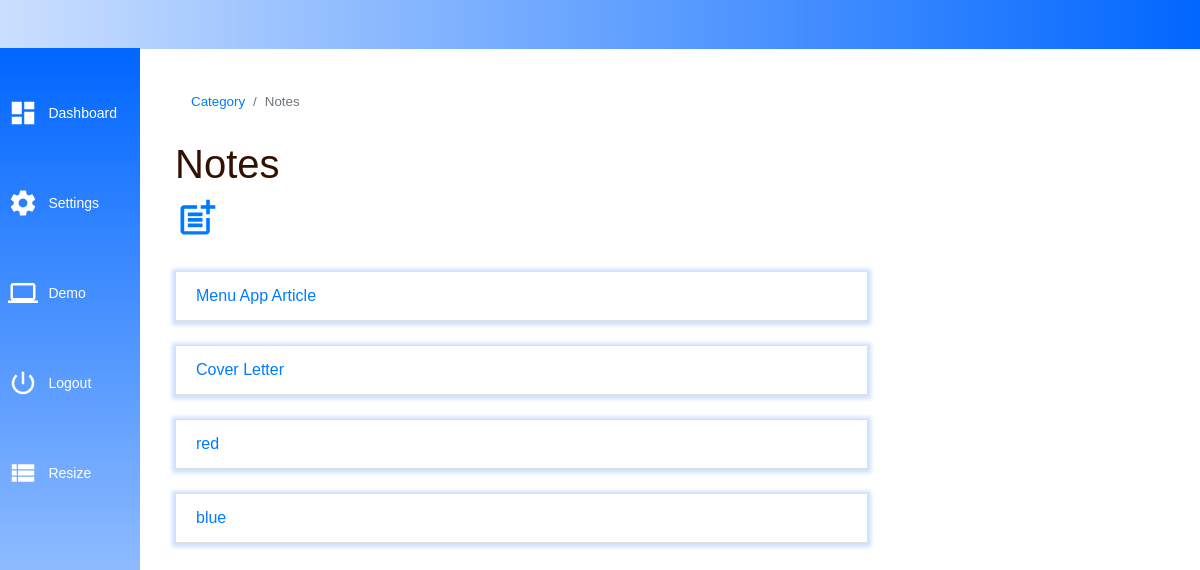
The app's page /categories/1/notes (signed in), older data.
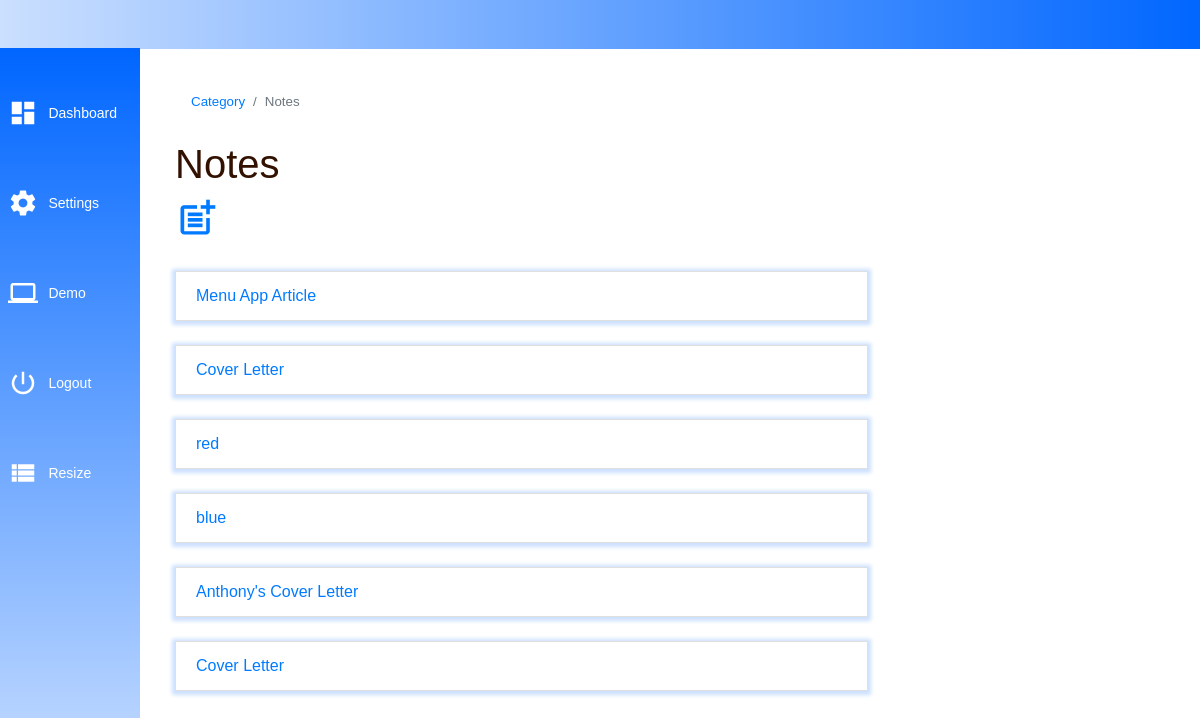
The same page, newer data.
### note/models.py (models this page shows)
class Note(db.Model):
    id = db.Column(db.Integer, primary_key=True)
    title = db.Column(db.String(50))
    body = db.Column(db.String(500))
    user_id = db.Column(db.Integer, db.ForeignKey('user.id'))
    category_id = db.Column(db.Integer, db.ForeignKey('category.id'))
    created_date = db.Column(db.DateTime(timezone=True), default=func.now())

### note/views.py (the view, shortened to what this page needs)
@views.route('/categories/<int:cat_id>/notes', methods=['GET', 'POST'])
@login_required
def view_category(cat_id):
    user_id = current_user.get_id()
    notes = Note.query.filter_by(category_id=cat_id).all()
    if len(notes) < 1:
        flash("You have no notes for this category", "success")
        return render_template('user/category.html')
    else:
        return render_template('user/category.html', notes=notes)

### note/__init__.py (called while the page is built)
def create_app():
    app = Flask(__name__)
    app.config['SECRET_KEY'] = 'a2346.@'
    app.config['SQLALCHEMY_DATABASE_URI'] = f'sqlite:///{DB_NAME}'
    db.init_app(app)
    from .views import views
    from .auth import auth
    app.register_blueprint(views, url_prefic='/')
    app.register_blueprint(auth, url_prefic='/')
    from .models import User, Note, Category
    create_database(app)
    login_manager = LoginManager()
    login_manager.login_view = 'auth.login'
    login_manager.init_app(app)
    @login_manager.user_loader
    def load_user(id):
        return User.query.get(int(id))
    return app

### note/templates/user/category.html (shortened to what this page needs)
{% extends "user/home_base.html" %} {% block title %} Dashboard {% endblock %}
{%block body %}
    <div class="container-fluid">
        <nav aria-label="breadcrumb">
            <ol class="breadcrumb">
                <li class="breadcrumb-item"><a href="{{url_for('views.home')}}">Category</a></li>
                <li class="breadcrumb-item active" aria-current="page">Notes</li>
            </ol>
        </nav>
        <h1>Notes </h1>
        <a href="" class="" data-toggle="modal" data-target="#note">
            <i class="material-icons icon" id="loupe">post_add</i>
        </a>
        <br>
        <br>
        <ul class="list-group list-group-flush">
            {% for note in notes %}
                <a href="{{url_for('views.view_notes', cat_id=note.category_id, note_id=note.id)}}">
                    <div class="display">
                        <li class="list-group-item"> {{ note.title }} </li>
                        <br>
                    </div>
                </a>
            {% endfor %}
        </ul>
        </div>
    </div>
{% endblock %}

### note/templates/user/home_base.html (shortened to what this page needs)
<!DOCTYPE html>
<html lang="en">
    <head>
        <link rel="stylesheet" href="https://maxcdn.bootstrapcdn.com/bootstrap/4.5.0/css/bootstrap.min.css">
        <link rel="stylesheet" href="https://cdnjs.cloudflare.com/ajax/libs/material-design-icons/3.0.1/iconfont/material-icons.min.css" />
        <link rel="stylesheet" href="{{url_for('static', filename='css/styles.css')}}">
        <link href="https://cdn.datatables.net/1.10.21/css/jquery.dataTables.min.css" rel="stylesheet">
    </head>
    <body>
        <nav class="navbar navbar-expand-lg navbar-light bg-light fixed-top" id="nav">
        </nav>
        <div class="wrapper d-flex">
            <div class="sideMenu">
                <div class="sidebar">
                    <ul class="navbar-nav">
                        <li class="nav-item">
                            <a href="{{url_for('views.home')}}" class="nav-link px-2">
                                <i class="material-icons icon"> dashboard</i>
                                <span class="text"> Dashboard</span>
                            </a>
                        </li>
                        <li class="nav-item">
                            <a href="" class="nav-link px-2">
                                <i class="material-icons icon">settings</i>
                                <span class="text">Settings</span>
                            </a>
                        </li>
                        <li class="nav-item">
                            <a href="#" class="nav-link px-2">
                                <i class="material-icons icon">computer</i>
                                <span class="text">Demo</span>
                            </a>
                        </li>
                        <li class="nav-item">
                            <a href="{{url_for('auth.logout')}}" class="nav-link px-2">
                                <i class="material-icons icon"> power_settings_new</i>
                                <span class="text">Logout</span>
                            </a>
                        </li>
                        <li class="nav-item">
                            <a href="#" class="nav-link sideMenuToggler px-2">
                                <i class="material-icons icon">view_list</i>
                                <span class="text">Resize</span>
                            </a>
                        </li>
                    </ul>
                </div>
            </div>
            <div class="content">
                <main>
                    {% block body %}
                    {% endblock %}
            </div>
    </body>
</html>

### note/static/css/styles.css (style rules this page uses)
* { font-family: "Arial", "Verdana"; }
.wrapper { margin-top: 60px; }
.sideMenu { background-image: linear-gradient( #0066ff, #cce0ff); position: fixed; top: 0; bottom: 0; left: 0; margin: 48px auto auto; width: 140px; transition: all ease 0.25s; transform: translateX(-100%); z-index: 2000; }
.content { color: #331100; width: 100%; height: 90vh; padding: 20px; transition: all ease 0.25s; }
nav .breadcrumb { font-size: 10pt; background: none !important; }
#nav { background-image: linear-gradient(to right, #cce0ff , #0066ff); margin: -5px; height: 54px; }
.nav-link { display: block; white-space: nowrap; padding-top: 50px; }
.nav-link .icon { margin-right: 4px; font-size: 30px; vertical-align: middle; height: 32px; width: 32px; color: #ffffff; align-items: center; }
.nav-link .text { font-size: 14px; color: white; }
.list-group a { text-decoration: none; }
.list-group a .list-group-item { box-shadow: 0px 1px 4px 3px #cce0ff; width: 70%; }
.container-fluid a { text-decoration: none; }
#loupe { font-size: 33pt; }
@media (min-width:992px) { .sideMenu { transform: translateX(0); } }
@media (min-width:992px) { .content { margin-left: 140px; } }

Row changes from the older to the newer data that the page shows:
added Note: title "Anthony's Cover Letter"
added Note: title "Cover Letter"
